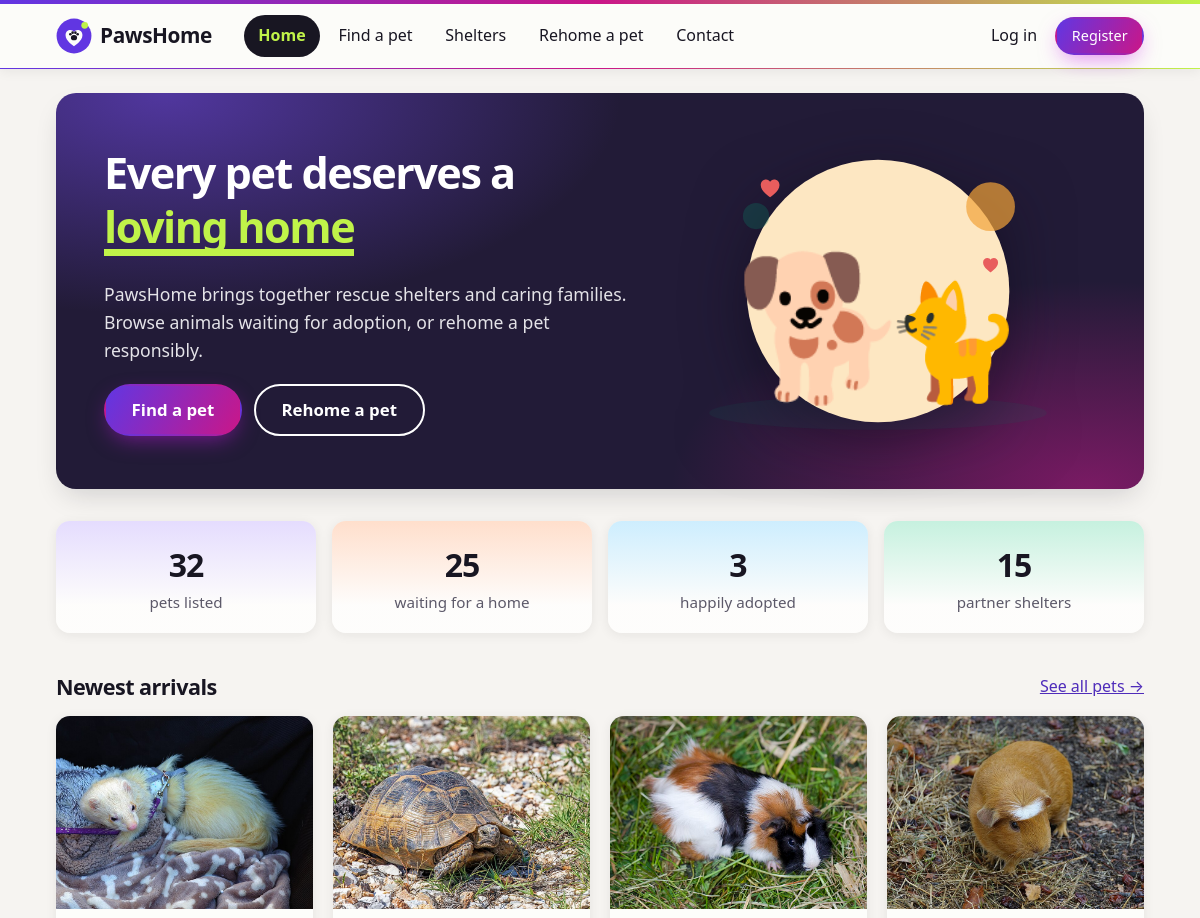
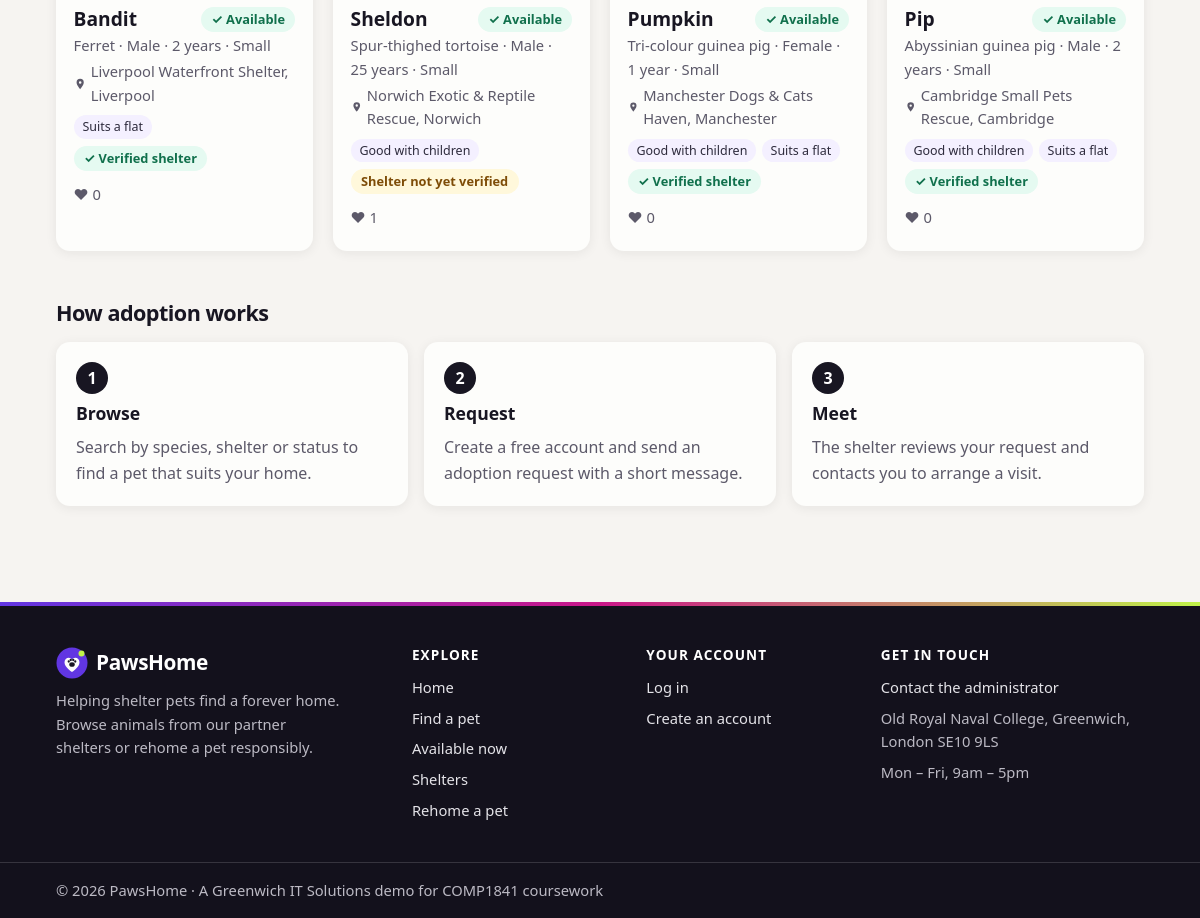
The page / on the database its author committed (2 pictures, top to bottom).
### tables this page shows
CREATE TABLE pet (
    id INT NOT NULL AUTO_INCREMENT,
    name VARCHAR(50) NOT NULL,
    age INT NOT NULL,
    gender ENUM('Male', 'Female') NOT NULL,
    description TEXT NOT NULL,
    image VARCHAR(255) NULL,
    imagecredit VARCHAR(255) NULL,    
    imagesource VARCHAR(500) NULL,    
    breed VARCHAR(80) NULL,
    size ENUM('Small', 'Medium', 'Large') NOT NULL DEFAULT 'Medium',
    energy ENUM('Low', 'Medium', 'High') NOT NULL DEFAULT 'Medium',
    vaccinated TINYINT(1) NOT NULL DEFAULT 0,        
    neutered TINYINT(1) NOT NULL DEFAULT 0,
    healthnotes VARCHAR(500) NULL,                   
    goodwithkids TINYINT(1) NOT NULL DEFAULT 0,
    goodwithdogs TINYINT(1) NOT NULL DEFAULT 0,
    goodwithcats TINYINT(1) NOT NULL DEFAULT 0,
    apartmentok TINYINT(1) NOT NULL DEFAULT 0,       
    status ENUM('Available', 'Reserved', 'Adopted') NOT NULL DEFAULT 'Available',
     
    approval ENUM('Pending', 'Approved', 'Rejected') NOT NULL DEFAULT 'Pending',
    reviewnote VARCHAR(255) NULL,     
    dateadded DATE NOT NULL,
    speciesid INT NOT NULL,
    shelterid INT NULL,               
    city VARCHAR(100) NULL,           
    userid INT NULL,
    PRIMARY KEY (id),
    FOREIGN KEY (speciesid) REFERENCES species (id) ON DELETE RESTRICT,
    FOREIGN KEY (shelterid) REFERENCES shelter (id) ON DELETE RESTRICT,
    FOREIGN KEY (userid) REFERENCES user (id) ON DELETE SET NULL
);

### includes/Functions.php (called while the page is built, shortened)
<?php
function html($text) {
	return htmlspecialchars($text ?? '', ENT_QUOTES, 'UTF-8');
}
function loadTemplate($templateFile, $variables = []) {
	extract($variables);
	include __DIR__ . '/../templates/' . $templateFile;
	return ob_get_clean();
}
function asset($path, $base = '') {
	$file = __DIR__ . '/../' . $path;
	$version = file_exists($file) ? filemtime($file) : 1;
	return $base . $path . '?v=' . $version;
}
function imagePath($image, $base = '') {
	if ($image != '' && file_exists(UPLOAD_DIR . $image)) {
		return $base . 'images/pets/' . $image;
	}
	return $base . 'images/no-image.svg';
}
function currentUser() {
	static $user = false;
	if ($user !== false) {
		return $user;
	}
	$user = null;
	return $user;
}
function isLoggedIn() {
	return currentUser() !== null;
}
function placeLabel($pet) {
	$name = !empty($pet['sheltername']) ? $pet['sheltername'] : 'Private owner';
	return $name . ($pet['sheltercity'] ? ', ' . $pet['sheltercity'] : '');
}
function compatibilityOptions() {
	return [
		'goodwithkids' => 'Good with children',
		'goodwithdogs' => 'Good with dogs',
		'goodwithcats' => 'Good with cats',
		'apartmentok' => 'Suits a flat'
	];
}
function isPrivateRehoming($pet) {
	return empty($pet['shelterid']);
}

### index.php (called while the page is built, shortened)
<?php
include 'includes/Functions.php';
try {
	include 'includes/DatabaseConnection.php';
	include 'includes/DatabaseFunctions.php';
	$output = loadTemplate('home.html.php', [
		'latest' => latestPets($pdo, 4),
		'favouriteIds' => isLoggedIn() ? favouriteIds($pdo, currentUserId()) : [],
		'totalPets' => countPets($pdo),
		'available' => totalPetsByStatus($pdo, 'Available'),
		'adopted' => totalPetsByStatus($pdo, 'Adopted'),
		'totalShelters' => total($pdo, 'shelter')
	]);
} catch (PDOException $e) {
	$title = 'An error has occurred';
	$output = loadTemplate('error.html.php', ['message' => 'Database error: ' . $e->getMessage()]);
}
include 'templates/layout.html.php';

### includes/DatabaseFunctions.php (called while the page is built, shortened)
<?php
function query($pdo, $sql, $parameters = []) {
	$query = $pdo->prepare($sql);
	$query->execute($parameters);
	return $query;
}
function total($pdo, $table) {
	$query = query($pdo, 'SELECT COUNT(*) FROM `' . $table . '`');
	$row = $query->fetch(PDO::FETCH_NUM);
	return $row[0];
}
function petSelect() {
	return 'SELECT pet.id, pet.name, pet.age, pet.gender, pet.description, pet.image,
			pet.imagecredit, pet.imagesource,
			pet.breed, pet.size, pet.energy, pet.vaccinated, pet.neutered, pet.healthnotes,
			pet.goodwithkids, pet.goodwithdogs, pet.goodwithcats, pet.apartmentok,
			pet.status, pet.approval, pet.reviewnote, pet.dateadded, pet.speciesid, pet.shelterid, pet.userid,
			species.name AS speciesname,
			shelter.name AS sheltername,
			COALESCE(shelter.city, pet.city) AS sheltercity,   -- a private rehoming has no shelter, so use its own city
			shelter.email AS shelteremail, shelter.phone AS shelterphone,
			shelter.verified AS shelterverified,
			user.name AS postedby, user.role AS postedbyrole,
			(SELECT COUNT(*) FROM favourite WHERE favourite.petid = pet.id) AS favouritecount
		FROM pet
		INNER JOIN species ON pet.speciesid = species.id
		LEFT JOIN shelter ON pet.shelterid = shelter.id
		LEFT JOIN user ON pet.userid = user.id';
}
function petFilters($filters) {
	$sql = ' WHERE 1 = 1';
	$parameters = [];
	$approval = $filters['approval'] ?? 'Approved';
	if (in_array($approval, ['Pending', 'Approved', 'Rejected'])) {
		$sql .= ' AND pet.approval = :approval';
		$parameters[':approval'] = $approval;
	}
	return ['sql' => $sql, 'parameters' => $parameters];
}
function countPets($pdo, $filters = []) {
	$where = petFilters($filters);
	$query = query($pdo, 'SELECT COUNT(*) FROM pet LEFT JOIN shelter ON pet.shelterid = shelter.id' . $where['sql'], $where['parameters']);
	return $query->fetch(PDO::FETCH_NUM)[0];
}
function latestPets($pdo, $limit = 3) {
	$sql = petSelect() . " WHERE pet.status = 'Available' AND pet.approval = 'Approved' ORDER BY pet.dateadded DESC, pet.id DESC LIMIT " . (int)$limit;
	return query($pdo, $sql)->fetchAll();
}
function totalPetsByStatus($pdo, $status) {
	$query = query($pdo, "SELECT COUNT(*) FROM pet WHERE status = :status AND approval = 'Approved'", [':status' => $status]);
	return $query->fetch(PDO::FETCH_NUM)[0];
}

### templates/petcard.html.php (the view, shortened to what this page needs)
<article class="card pet-card">
	<a class="card-image" href="pet.php?id=<?=html($pet['id'])?>" tabindex="-1" aria-hidden="true">
		<img src="<?=html(imagePath($pet['image']))?>" alt="<?=html($pet['name'])?>" loading="lazy" width="400" height="300">
	</a>
	<div class="card-body">
		<div class="card-top">
			<h3><a href="pet.php?id=<?=html($pet['id'])?>"><?=html($pet['name'])?></a></h3>
			<span class="badge badge-<?=strtolower(html($pet['status']))?>"><?=html($pet['status'])?></span>
		</div>
		<p class="meta"><?=html($pet['breed'] ?: $pet['speciesname'])?> &middot; <?=html($pet['gender'])?> &middot; <?=html($pet['age'])?> <?=$pet['age'] == 1 ? 'year' : 'years'?> &middot; <?=html($pet['size'])?></p>
		<p class="meta meta-place">
			<svg aria-hidden="true" viewBox="0 0 24 24" width="16" height="16"><path fill="currentColor" d="M12 2a7 7 0 0 0-7 7c0 5.2 7 13 7 13s7-7.8 7-13a7 7 0 0 0-7-7zm0 9.5A2.5 2.5 0 1 1 12 6.5a2.5 2.5 0 0 1 0 5z"/></svg>
			<?=html(placeLabel($pet))?>
		</p>
		<?php
		$tags = [];
		foreach (compatibilityOptions() as $column => $label) {
			if ($pet[$column]) {
				$tags[] = $label;
			}
		}
		?>
		<?php if ($tags): ?>
			<ul class="tag-list" aria-label="Suits">
				<?php foreach ($tags as $tag): ?>
					<li class="tag"><?=html($tag)?></li>
				<?php endforeach; ?>
			</ul>
		<?php endif; ?>
		<p class="trust-row"><?php include __DIR__ . '/trustbadge.html.php'; ?></p>
		<div class="card-footer">
			<span class="meta favourite-count">&hearts; <span data-count-for="<?=html($pet['id'])?>"><?=html($pet['favouritecount'])?></span> <span class="visually-hidden">people saved this pet</span></span>
		</div>
	</div>
</article>

### templates/home.html.php (shortened to what this page needs)
<section class="hero">
	<div class="hero-text">
		<h1>Every pet deserves a <span class="highlight">loving home</span></h1>
		<p>PawsHome brings together rescue shelters and caring families. Browse animals waiting for adoption, or rehome a pet responsibly.</p>
		<div class="hero-actions">
			<a class="btn btn-large btn-cta" href="pets.php">Find a pet</a>
			<a class="btn btn-large btn-outline" href="addpet.php">Rehome a pet</a>
		</div>
	</div>
	<img class="hero-image" src="images/hero.svg" alt="Illustration of a dog and a cat sitting together" width="420" height="320">
</section>
<section class="stats" aria-label="Site statistics">
	<div class="stat"><span class="stat-number"><?=html($totalPets)?></span><span class="stat-label">pets listed</span></div>
	<div class="stat"><span class="stat-number"><?=html($available)?></span><span class="stat-label">waiting for a home</span></div>
	<div class="stat"><span class="stat-number"><?=html($adopted)?></span><span class="stat-label">happily adopted</span></div>
	<div class="stat"><span class="stat-number"><?=html($totalShelters)?></span><span class="stat-label">partner shelters</span></div>
</section>
<section>
	<div class="section-head">
		<h2>Newest arrivals</h2>
		<a href="pets.php">See all pets &rarr;</a>
	</div>
	<?php if (empty($latest)): ?>
		<p class="empty">No pets are available right now. Please check back soon.</p>
	<?php else: ?>
		<div class="grid">
			<?php foreach ($latest as $pet): ?>
				<?php include __DIR__ . '/petcard.html.php'; ?>
			<?php endforeach; ?>
		</div>
	<?php endif; ?>
</section>
<section class="steps">
	<h2>How adoption works</h2>
	<ol class="step-list">
		<li><h3>Browse</h3><p>Search by species, shelter or status to find a pet that suits your home.</p></li>
		<li><h3>Request</h3><p>Create a free account and send an adoption request with a short message.</p></li>
		<li><h3>Meet</h3><p>The shelter reviews your request and contacts you to arrange a visit.</p></li>
	</ol>
</section>

### templates/trustbadge.html.php (shortened to what this page needs)
<?php if (isPrivateRehoming($pet)): ?>
	<span class="badge badge-private" title="Listed by a private owner, not a shelter">Private rehoming</span>
<?php elseif ($pet['shelterverified']): ?>
	<span class="badge badge-verified" title="This shelter has been checked by the PawsHome team"><span aria-hidden="true">&#10003;</span> Verified shelter</span>
<?php else: ?>
	<span class="badge badge-unverified" title="The PawsHome team has not checked this shelter yet">Shelter not yet verified</span>
<?php endif; ?>

### templates/layout.html.php (shortened to what this page needs)
<?php $flash = getFlash(); $page = basename($_SERVER['SCRIPT_NAME']); ?>
<!DOCTYPE html>
<html lang="en">
<head>
	<link rel="stylesheet" href="<?=asset('css/style.css')?>">
</head>
<body>
	<header class="site-header">
		<div class="container header-inner">
			<a class="brand" href="index.php">
				<img src="<?=asset('images/logo.svg')?>" alt="" width="36" height="36">
				<span>PawsHome</span>
			</a>
			<nav id="main-nav" class="main-nav" aria-label="Main">
				<ul>
					<li><a href="index.php" <?=$page == 'index.php' ? 'aria-current="page"' : ''?>>Home</a></li>
					<li><a href="pets.php" <?=$page == 'pets.php' ? 'aria-current="page"' : ''?>>Find a pet</a></li>
					<li><a href="shelters.php" <?=$page == 'shelters.php' ? 'aria-current="page"' : ''?>>Shelters</a></li>
					<li><a href="addpet.php" <?=$page == 'addpet.php' ? 'aria-current="page"' : ''?>>Rehome a pet</a></li>
					<li><a href="contact.php" <?=$page == 'contact.php' ? 'aria-current="page"' : ''?>>Contact</a></li>
				</ul>
				<ul class="nav-account">
					<?php if (isLoggedIn()): ?>
						<?php if (isAdmin()): ?>
							<li><a class="nav-admin" href="admin/index.php">Admin</a></li>
						<?php endif; ?>
						<?php $incoming = (!isAdmin() && isset($pdo) && function_exists('countRequestsToHandle')) ? countRequestsToHandle($pdo, currentUserId(), currentShelterId()) : ['total' => 0, 'new' => 0]; ?>
						<?php if ($incoming['total'] > 0 || isShelterStaff()): ?>
							<li><a href="requests.php" <?=$page == 'requests.php' ? 'aria-current="page"' : ''?>>Requests<?php if ($incoming['new']): ?> <span class="count-badge" aria-label="<?=html($incoming['new'])?> new"><?=html($incoming['new'])?></span><?php endif; ?></a></li>
						<?php endif; ?>
						<li><a href="myaccount.php" <?=in_array($page, ['myaccount.php', 'profile.php']) ? 'aria-current="page"' : ''?>>My account</a></li>
						<li><form action="logout.php" method="post" class="logout-form"><?=csrfField()?><button class="link-button" type="submit">Log out</button></form></li>
					<?php else: ?>
						<li><a href="login.php" <?=$page == 'login.php' ? 'aria-current="page"' : ''?>>Log in</a></li>
						<li><a class="btn btn-small" href="register.php" <?=$page == 'register.php' ? 'aria-current="page"' : ''?>>Register</a></li>
					<?php endif; ?>
				</ul>
			</nav>
		</div>
	</header>
	<main id="main" class="container" tabindex="-1">
		<?=$output?>
	</main>
	<?php include __DIR__ . '/footer.html.php'; ?>
</body>
</html>

### templates/footer.html.php (shortened to what this page needs)
<footer class="site-footer site-footer-full">
	<div class="container footer-grid">
		<div class="footer-about">
			<a class="brand footer-brand" href="index.php">
				<img src="<?=asset('images/logo.svg')?>" alt="" width="32" height="32">
				<span>PawsHome</span>
			</a>
			<p>Helping shelter pets find a forever home. Browse animals from our partner shelters or rehome a pet responsibly.</p>
		</div>
		<nav class="footer-col" aria-labelledby="footer-explore">
			<h2 id="footer-explore">Explore</h2>
			<ul>
				<li><a href="index.php">Home</a></li>
				<li><a href="pets.php">Find a pet</a></li>
				<li><a href="pets.php?status=Available">Available now</a></li>
				<li><a href="shelters.php">Shelters</a></li>
				<li><a href="addpet.php">Rehome a pet</a></li>
			</ul>
		</nav>
		<nav class="footer-col" aria-labelledby="footer-account">
			<h2 id="footer-account">Your account</h2>
			<ul>
				<?php if (isLoggedIn()): ?>
					<li><a href="myaccount.php">My account</a></li>
					<li><a href="myaccount.php#favourites">My favourites</a></li>
					<li><a href="profile.php">Edit profile</a></li>
					<?php if (isAdmin()): ?>
						<li><a href="admin/index.php">Admin area</a></li>
					<?php endif; ?>
					<li><form action="logout.php" method="post" class="logout-form"><?=csrfField()?><button class="link-button" type="submit">Log out</button></form></li>
				<?php else: ?>
					<li><a href="login.php">Log in</a></li>
					<li><a href="register.php">Create an account</a></li>
				<?php endif; ?>
			</ul>
		</nav>
		<div class="footer-col">
			<h2>Get in touch</h2>
			<ul>
				<li><a href="contact.php">Contact the administrator</a></li>
				<li>Old Royal Naval College, Greenwich, London SE10 9LS</li>
				<li>Mon &ndash; Fri, 9am &ndash; 5pm</li>
			</ul>
		</div>
	</div>
	<div class="footer-bottom">
		<div class="container footer-bottom-inner">
			<p>&copy; <?=date('Y')?> PawsHome &middot; A Greenwich IT Solutions demo for COMP1841 coursework</p>
		</div>
	</div>
</footer>

### rows shown on the page
pet: image (picture), name "Bandit", status "Available", breed "Ferret", gender "Male", age "2", shows "years", size "Small", pet "Liverpool Waterfront Shelter, Liverpool", tag "Suits a flat", shows "Verified shelter", favouritecount "0"
pet: image (picture), name "Sheldon", status "Available", breed "Spur-thighed tortoise", gender "Male", age "25", shows "years", size "Small", pet "Norwich Exotic & Reptile Rescue, Norwich", tag "Good with children", shows "Shelter not yet verified", favouritecount "1"
pet: image (picture), name "Pumpkin", status "Available", breed "Tri-colour guinea pig", gender "Female", age "1", shows "year", size "Small", pet "Manchester Dogs & Cats Haven, Manchester", tag "Good with children", tag "Suits a flat", shows "Verified shelter", favouritecount "0"
pet: image (picture), name "Pip", status "Available", breed "Abyssinian guinea pig", gender "Male", age "2", shows "years", size "Small", pet "Cambridge Small Pets Rescue, Cambridge", tag "Good with children", tag "Suits a flat", shows "Verified shelter", favouritecount "0"

### other values the page prints
html($totalPets) "32"
html($available) "25"
html($adopted) "3"
html($totalShelters) "15"
